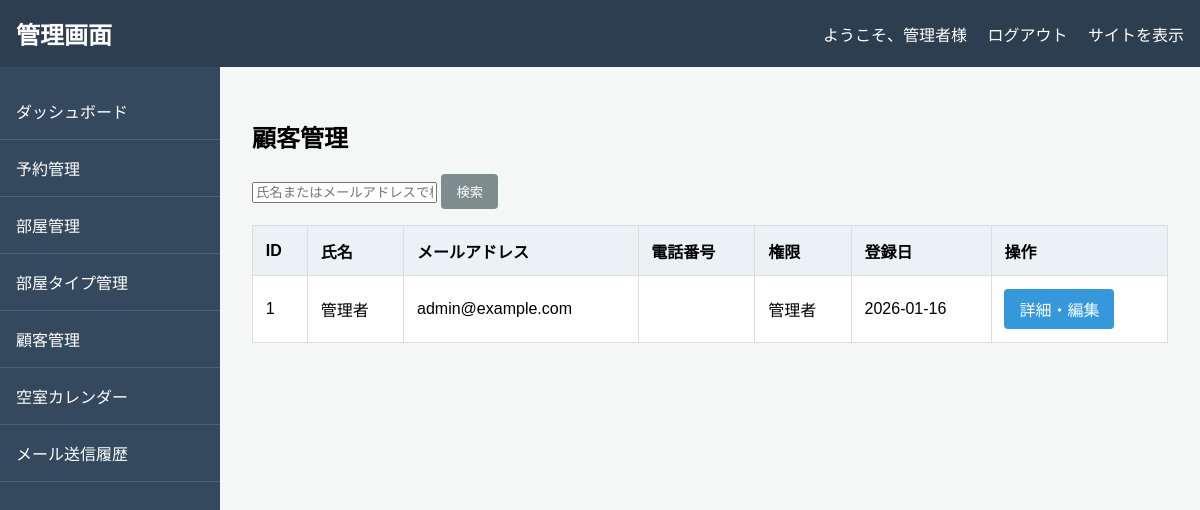
The page /admin/users.php (signed in) on the database its author committed.
### tables this page shows
CREATE TABLE `users` (
  `id` int(11) NOT NULL AUTO_INCREMENT,
  `name` varchar(255) NOT NULL COMMENT '氏名',
  `email` varchar(255) NOT NULL COMMENT 'メールアドレス',
  `phone` varchar(20) DEFAULT NULL COMMENT '電話番号',
  `password` varchar(255) NOT NULL COMMENT 'ハッシュ化されたパスワード',
  `role` int(1) NOT NULL DEFAULT 0 COMMENT '権限 (0: 一般ユーザー, 1: 管理者)',
  `notes` text DEFAULT NULL COMMENT '特記事項',
  `created_at` datetime NOT NULL DEFAULT current_timestamp(),
  `updated_at` datetime NOT NULL DEFAULT current_timestamp() ON UPDATE current_timestamp(),
  PRIMARY KEY (`id`),
  UNIQUE KEY `email` (`email`)
);

### includes/functions.php (called while the page is built, shortened)
<?php
function h($s) {
    return htmlspecialchars($s, ENT_QUOTES, 'UTF-8');
}

### admin/users.php (the view, shortened to what this page needs)
<?php
require_once 'admin_check.php';
$search_query = filter_input(INPUT_GET, 'q');
try {
    $sql = "SELECT `id`, `name`, `email`, `phone`, `role`, `created_at` FROM users";
    $sql .= " ORDER BY id DESC";
    $stmt = $dbh->prepare($sql);
    $stmt->execute();
    $users = $stmt->fetchAll(PDO::FETCH_ASSOC);
} catch (PDOException $e) {
    $error = "ユーザー情報の取得に失敗しました: " . h($e->getMessage());
    $users = [];
}
require_once 'admin_header.php';
?>
<h2>顧客管理</h2>
<div style="margin-bottom: 1rem;">
    <form action="users.php" method="get">
        <input type="text" name="q" placeholder="氏名またはメールアドレスで検索" value="<?php echo h($search_query); ?>">
        <button type="submit" class="btn-admin" style="background-color: #7f8c8d;">検索</button>
    </form>
</div>
<div class="table-responsive">
<table>
    <thead>
        <tr>
            <th>ID</th>
            <th>氏名</th>
            <th>メールアドレス</th>
            <th>電話番号</th>
            <th>権限</th>
            <th>登録日</th>
            <th>操作</th>
        </tr>
    </thead>
    <tbody>
        <?php if (empty($users)): ?>
            <tr>
                <td colspan="7" style="text-align: center;">ユーザーが見つかりません。</td>
            </tr>
        <?php else: ?>
            <?php foreach ($users as $user): ?>
                <tr>
                    <td><?php echo h($user['id']); ?></td>
                    <td><?php echo h($user['name']); ?></td>
                    <td><?php echo h($user['email']); ?></td>
                    <td><?php echo h($user['phone']); ?></td>
                    <td><?php echo h($user['role'] == 1 ? '管理者' : '一般'); ?></td>
                    <td><?php echo h(date('Y-m-d', strtotime($user['created_at']))); ?></td>
                    <td>
                        <a href="user_detail.php?id=<?php echo h($user['id']); ?>" class="btn-admin" style="background-color:#3498db;">詳細・編集</a>
                    </td>
                </tr>
            <?php endforeach; ?>
        <?php endif; ?>
    </tbody>
</table>
</div>
<?php
require_once 'admin_footer.php';
?>

### admin/admin_header.php (style rules this page uses)
body { font-family: sans-serif; margin: 0; background-color: #f4f7f6; }
.table-responsive { overflow-x: auto; -webkit-overflow-scrolling: touch; margin-bottom: 1rem; }
table { width: 100%; border-collapse: collapse; margin-top: 0; background-color: white; min-width: 600px; }
th, td { border: 1px solid #ddd; padding: 0.8rem; text-align: left; }
th { background-color: #eaf2f5; }
.btn-admin { padding: 8px 15px; border: none; border-radius: 4px; color: white; cursor: pointer; text-decoration: none; display: inline-block; }

### rows shown on the page
users: id "1", name "管理者", email "admin@example.com", role "管理者", created_at "2026-01-16"

### other values the page prints
$_SESSION['user']['name'] "管理者"
